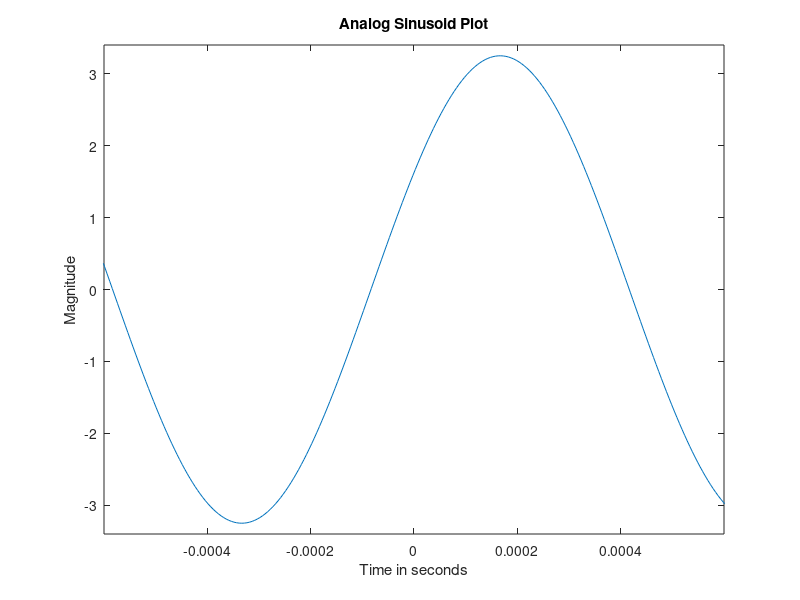
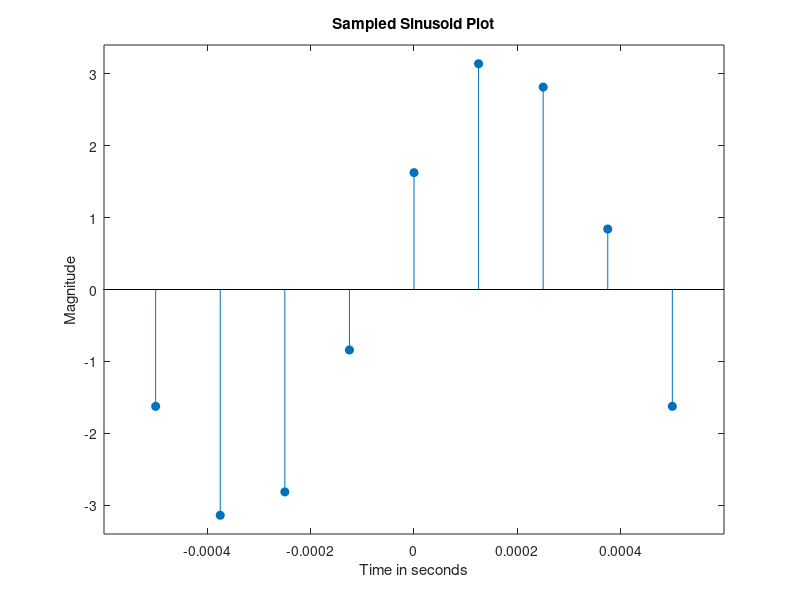
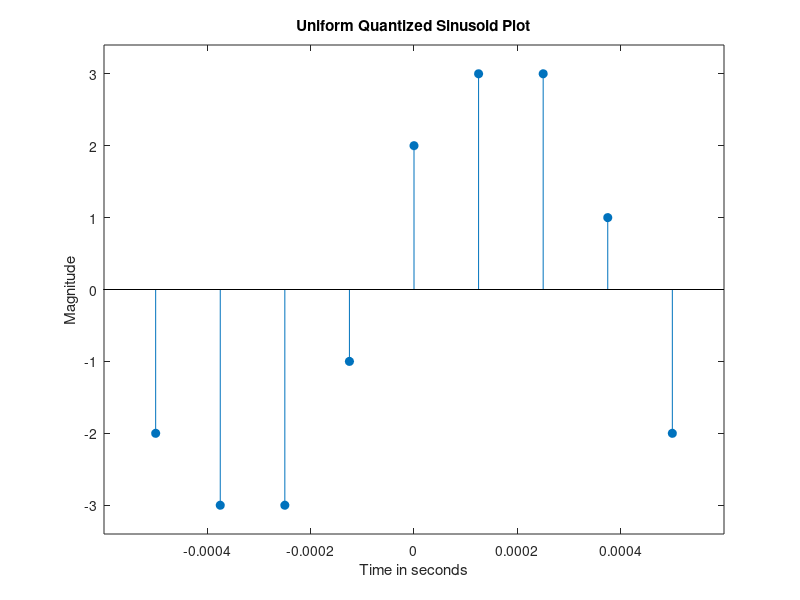
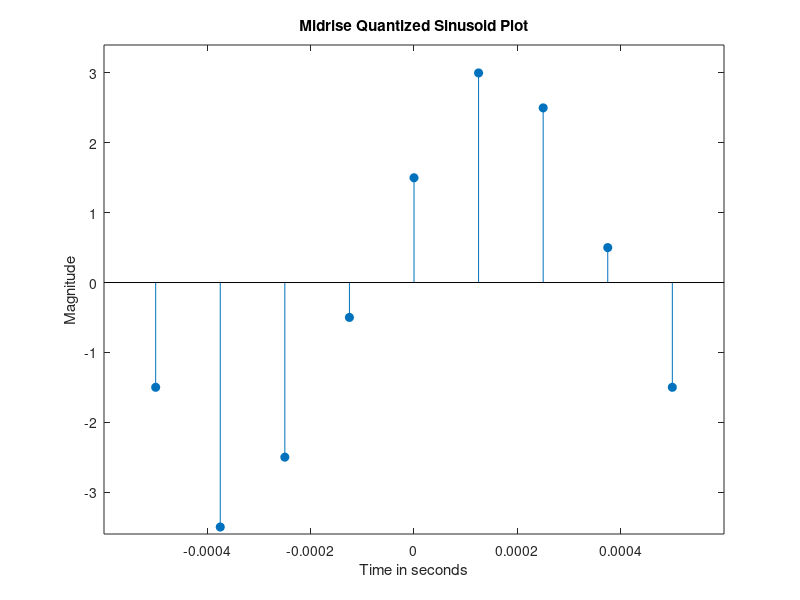

MATLAB code for these plots, in order:
%% Establishing samples
maxf = 0.001;
minf = -0.001;
t = linspace(minf,maxf,400);

%% Generating sinusoid
A = 3.25;
f = 1000;
tau = pi/6;
Sinusoid = A*sin(2*pi*f*t+tau);

% Plotting the Analog Sinusoid Signal
plot(t, Sinusoid)
xlim([-0.0006 0.0006])
ylim([-3.4 3.4])
title("Analog Sinusoid Plot")
xlabel("Time in seconds")
ylabel("Magnitude")

%% Sampling the signal
% Getting Sampling Period
Nyquist = 2*f;
FourNyquist = 4 * Nyquist;
fs = FourNyquist;
Ts = 1/fs;
% Creating Samples
samples = minf:Ts:maxf;
%% Sampled signal
SampledSignal = A*sin(2*pi*f*samples + tau);

% Plotting Sampled Signal
figure
stem(samples, SampledSignal, 'filled')
xlim([-0.0006 0.0006])
ylim([-3.4 3.4])
title("Sampled Sinusoid Plot")
xlabel("Time in seconds")
ylabel("Magnitude")

%% Uniform Quantizer
d = zeros(size(SampledSignal));

for i = 1:length(SampledSignal)
    
    if SampledSignal(i) < -2.5
        d(i) = -3;
    elseif -2.5 <= SampledSignal(i) & SampledSignal(i) < -1.5
        d(i) = -2;
    elseif -1.5 <= SampledSignal(i) & SampledSignal(i) < -0.5
        d(i) = -1;
    elseif -0.5 <= SampledSignal(i) & SampledSignal(i) < 0.5
        d(i) = 0;
    elseif 0.5 <= SampledSignal(i) & SampledSignal(i) < 1.5
        d(i) = 1;
    elseif 1.5 <= SampledSignal(i) & SampledSignal(i) < 2.5
        d(i) = 2;
    elseif 2.5 <= SampledSignal(i) 
        d(i) = 3;
    end
end

% Plotting Quantized Signal
figure
stem(samples, d, 'filled')
xlim([-0.0006 0.0006])
ylim([-3.4 3.4])
title("Uniform Quantized Sinusoid Plot")
xlabel("Time in seconds")
ylabel("Magnitude")

%% Midrise Quantizer
r = zeros(size(SampledSignal));

for i = 1:length(SampledSignal)
    
    if SampledSignal(i) < -3
        r(i) = -3.5;
    elseif -3 <= SampledSignal(i) & SampledSignal(i) < -2
        r(i) = -2.5;
    elseif -2 <= SampledSignal(i) & SampledSignal(i) < -1
        r(i) = -1.5;
    elseif -1 <= SampledSignal(i) & SampledSignal(i) < 0
        r(i) = -0.5;
    elseif 0 <= SampledSignal(i) & SampledSignal(i) < 1
        r(i) = 0.5;
    elseif 1 <= SampledSignal(i) & SampledSignal(i) < 2
        r(i) = 1.5;
    elseif 2 <= SampledSignal(i) & SampledSignal(i) < 3
        r(i) = 2.5;
    elseif 2.5 <= SampledSignal(i) 
        r(i) = 3;
    end
end

% Plotting Quantized Signal
figure
stem(samples, r, 'filled')
xlim([-0.0006 0.0006])
ylim([-3.6 3.4])
title("Midrise Quantized Sinusoid Plot")
xlabel("Time in seconds")
ylabel("Magnitude")
